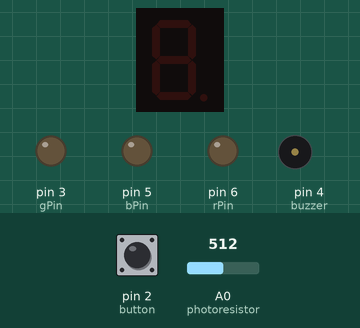
The sketch below on a simulated Arduino Uno, built with avr-gcc and run on an emulated ATmega328P. On the bench: 1-digit seven-segment display, output pins drawn as LEDs (lit = HIGH), buzzer (waves = sounding). Wiring (inferred from the names in the program): 1-digit 7-segment display, segments lit when HIGH: segments pin 11, pin 10, pin 7, pin 8, pin 9, pin 12, pin 13. Inputs (shaded band) come from the test bench; at power-on: pin 2 (button) LOW, A0 (photoresistor) = 512. Random numbers use the default seed unless the sketch sets one; the segment pins are drawn as the display they are named for; pins used as bus, display or sensor lines are not drawn.

Above: at 1.2 s.
1.3 s: pin 2 (button) pulled HIGH for 0.15 s
At 2.2 s:
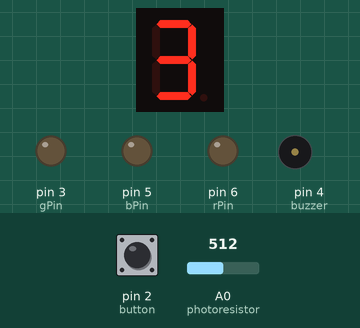
At 7.2 s:
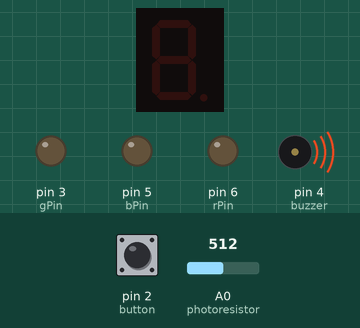
Timing chart, 0 to 13.4 s (numbered marks = the images above; inputs shaded):
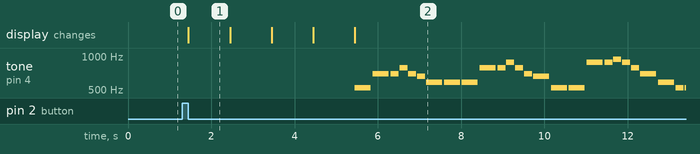

The sketch:

Lab02_22127034_CODE.ino
```cpp
#define NOTE_B0  31
#define NOTE_C1  33
#define NOTE_CS1 35
#define NOTE_D1  37
#define NOTE_DS1 39
#define NOTE_E1  41
#define NOTE_F1  44
#define NOTE_FS1 46
#define NOTE_G1  49
#define NOTE_GS1 52
#define NOTE_A1  55
#define NOTE_AS1 58
#define NOTE_B1  62
#define NOTE_C2  65
#define NOTE_CS2 69
#define NOTE_D2  73
#define NOTE_DS2 78
#define NOTE_E2  82
#define NOTE_F2  87
#define NOTE_FS2 93
#define NOTE_G2  98
#define NOTE_GS2 104
#define NOTE_A2  110
#define NOTE_AS2 117
#define NOTE_B2  123
#define NOTE_C3  131
#define NOTE_CS3 139
#define NOTE_D3  147
#define NOTE_DS3 156
#define NOTE_E3  165
#define NOTE_F3  175
#define NOTE_FS3 185
#define NOTE_G3  196
#define NOTE_GS3 208
#define NOTE_A3  220
#define NOTE_AS3 233
#define NOTE_B3  247
#define NOTE_C4  262
#define NOTE_CS4 277
#define NOTE_D4  294
#define NOTE_DS4 311
#define NOTE_E4  330
#define NOTE_F4  349
#define NOTE_FS4 370
#define NOTE_G4  392
#define NOTE_GS4 415
#define NOTE_A4  440
#define NOTE_AS4 466
#define NOTE_B4  494
#define NOTE_C5  523
#define NOTE_CS5 554
#define NOTE_D5  587
#define NOTE_DS5 622
#define NOTE_E5  659
#define NOTE_F5  698
#define NOTE_FS5 740
#define NOTE_G5  784
#define NOTE_GS5 831
#define NOTE_A5  880
#define NOTE_AS5 932
#define NOTE_B5  988
#define NOTE_C6  1047
#define NOTE_CS6 1109
#define NOTE_D6  1175
#define NOTE_DS6 1245
#define NOTE_E6  1319
#define NOTE_F6  1397
#define NOTE_FS6 1480
#define NOTE_G6  1568
#define NOTE_GS6 1661
#define NOTE_A6  1760
#define NOTE_AS6 1865
#define NOTE_B6  1976
#define NOTE_C7  2093
#define NOTE_CS7 2217
#define NOTE_D7  2349
#define NOTE_DS7 2489
#define NOTE_E7  2637
#define NOTE_F7  2794
#define NOTE_FS7 2960
#define NOTE_G7  3136
#define NOTE_GS7 3322
#define NOTE_A7  3520
#define NOTE_AS7 3729
#define NOTE_B7  3951
#define NOTE_C8  4186
#define NOTE_CS8 4435
#define NOTE_D8  4699
#define NOTE_DS8 4978
#define REST      0

int MerryChristmas[] = {
  NOTE_C5,4,
  NOTE_F5,4, NOTE_F5,8, NOTE_G5,8, NOTE_F5,8, NOTE_E5,8,
  NOTE_D5,4, NOTE_D5,4, NOTE_D5,4,
  NOTE_G5,4, NOTE_G5,8, NOTE_A5,8, NOTE_G5,8, NOTE_F5,8,
  NOTE_E5,4, NOTE_C5,4, NOTE_C5,4,
  NOTE_A5,4, NOTE_A5,8, NOTE_AS5,8, NOTE_A5,8, NOTE_G5,8,
  NOTE_F5,4, NOTE_D5,4, NOTE_C5,8, NOTE_C5,8,
  NOTE_D5,4, NOTE_G5,4, NOTE_E5,4,
  NOTE_F5,2, NOTE_C5,4,

  NOTE_F5,4, NOTE_F5,4, NOTE_F5,4,
  NOTE_E5,2, NOTE_E5,4,
  NOTE_F5,4, NOTE_E5,4, NOTE_D5,4,
  NOTE_C5,2, NOTE_A5,4,
  NOTE_AS5,4, NOTE_A5,4, NOTE_G5,4,
  NOTE_C6,4, NOTE_C5,4, NOTE_C5,8, NOTE_C5,8,
  NOTE_D5,4, NOTE_G5,4, NOTE_E5,4,
  NOTE_F5,2, NOTE_C5,4,
  NOTE_F5,4, NOTE_F5,8, NOTE_G5,8, NOTE_F5,8, NOTE_E5,8,
  NOTE_D5,4, NOTE_D5,4, NOTE_D5,4,

  NOTE_G5,4, NOTE_G5,8, NOTE_A5,8, NOTE_G5,8, NOTE_F5,8,
  NOTE_E5,4, NOTE_C5,4, NOTE_C5,4,
  NOTE_A5,4, NOTE_A5,8, NOTE_AS5,8, NOTE_A5,8, NOTE_G5,8,
  NOTE_F5,4, NOTE_D5,4, NOTE_C5,8, NOTE_C5,8,
  NOTE_D5,4, NOTE_G5,4, NOTE_E5,4,
  NOTE_F5,2,
};

int darkMelody[] = {
  REST,2, NOTE_D5,8, NOTE_B4,4, NOTE_D5,8,
  NOTE_CS5,4, NOTE_D5,8, NOTE_CS5,4, NOTE_A4,2,
  REST,8, NOTE_A4,8, NOTE_FS5,8, NOTE_E5,4, NOTE_D5,8,
  NOTE_CS5,4, NOTE_D5,8, NOTE_CS5,4, NOTE_A4,2,
  REST,4, NOTE_D5,8, NOTE_B4,4, NOTE_D5,8,
  NOTE_CS5,4, NOTE_D5,8, NOTE_CS5,4, NOTE_A4,2,

  REST,8, NOTE_B4,8, NOTE_B4,8, NOTE_G4,4, NOTE_B4,8,
  NOTE_A4,4, NOTE_B4,8, NOTE_A4,4, NOTE_D4,2,
  REST,4, NOTE_D5,8, NOTE_B4,4, NOTE_D5,8,
  NOTE_CS5,4, NOTE_D5,8, NOTE_CS5,4, NOTE_A4,2,
  REST,8, NOTE_A4,8, NOTE_FS5,8, NOTE_E5,4, NOTE_D5,8,
  NOTE_CS5,4, NOTE_D5,8, NOTE_CS5,4, NOTE_A4,2,

  REST,4, NOTE_D5,8, NOTE_B4,4, NOTE_D5,8,
  NOTE_CS5,4, NOTE_D5,8, NOTE_CS5,4, NOTE_A4,2,
  REST,8, NOTE_B4,8, NOTE_B4,8, NOTE_G4,4, NOTE_B4,8,
  NOTE_A4,4, NOTE_B4,8, NOTE_A4,4, NOTE_D4,8, NOTE_D4,8, NOTE_FS4,8,
  NOTE_E4,-1,
  REST,8, NOTE_D4,8, NOTE_E4,8, NOTE_FS4,-1,
};

int tempoLightSong = 140;
int tempoDarkSong = 140;
int wholenoteLightSong = (60000 * 4) / tempoLightSong;
int wholenoteDarkSong = (60000 * 4) / tempoDarkSong;

int notesLightSong = sizeof(MerryChristmas) / sizeof(MerryChristmas[0]) / 2;
int notesDarkSong = sizeof(darkMelody) / sizeof(darkMelody[0]) / 2;
int divider = 0, noteDuration = 0;

int buzzer = 4;
int button = 2;
int photoresistor = A0;
int rPin = 6;
int bPin = 5;
int gPin = 3;

unsigned const int G = 13;
unsigned const int F = 12;
unsigned const int A = 11;
unsigned const int B = 10;
unsigned const int E = 9;
unsigned const int D = 8;
unsigned const int C = 7;

int lastButtonState = 0;

void lightSong(){
  divider = 0;
  noteDuration = 0;
  for(int thisNote = 0; thisNote < notesLightSong * 2; thisNote = thisNote + 2){
    divider = MerryChristmas[thisNote + 1];
    if(divider > 0)
      noteDuration = (wholenoteLightSong) / divider;
    else if (divider < 0){
      noteDuration = (wholenoteLightSong) / abs(divider);
      noteDuration *= 1.5;
    }

    tone(buzzer, MerryChristmas[thisNote], noteDuration * 0.9);
    delay(noteDuration);
	noTone(buzzer);
  }
}

void darkSong(){
  divider = 0;
  noteDuration = 0;
  for(int thisNote = 0; thisNote < notesDarkSong * 2; thisNote = thisNote + 2){
    int randR = random(0, 255);
  	int randB = random(0, 255);
  	int randG = random(0, 255);

    analogWrite(rPin, randR);
    analogWrite(bPin, randB);
    analogWrite(gPin, randG);
    divider = darkMelody[thisNote + 1];
    if(divider > 0)
      noteDuration = (wholenoteDarkSong) / divider;
    else if (divider < 0){
      noteDuration = (wholenoteDarkSong) / abs(divider);
      noteDuration *= 1.5;
    }

    tone(buzzer, darkMelody[thisNote], noteDuration * 0.9);
    delay(noteDuration);
	noTone(buzzer);
  }

  	digitalWrite(rPin, LOW);
    digitalWrite(bPin, LOW);
    digitalWrite(gPin, LOW);
}

void setup()
{
	pinMode(button, INPUT);
  	pinMode(photoresistor, INPUT);
  	pinMode(rPin, OUTPUT);
  	pinMode(bPin, OUTPUT);
  	pinMode(gPin, OUTPUT);

  	for(int pin = 7; pin <= 13; pin++){
  		pinMode(pin, OUTPUT);
    }

  	turnOffAllLed();
	Serial.begin(9600);
}

void turnOffAllLed(){
  	digitalWrite(A, LOW);
    digitalWrite(B, LOW);
    digitalWrite(C, LOW);
    digitalWrite(D, LOW);
    digitalWrite(E, LOW);
    digitalWrite(F, LOW);
    digitalWrite(G, LOW);
}

void countDown(){
  	turnOffAllLed();
	digitalWrite(A, HIGH);
    digitalWrite(B, HIGH);
    digitalWrite(C, HIGH);
    digitalWrite(D, HIGH);
    digitalWrite(G, HIGH);
  	delay(1000);

  	turnOffAllLed();
	digitalWrite(A, HIGH);
    digitalWrite(B, HIGH);
    digitalWrite(D, HIGH);
    digitalWrite(E, HIGH);
    digitalWrite(G, HIGH);
  	delay(1000);

  	turnOffAllLed();
    digitalWrite(B, HIGH);
    digitalWrite(C, HIGH);
  	delay(1000);

  	turnOffAllLed();
	digitalWrite(A, HIGH);
    digitalWrite(B, HIGH);
    digitalWrite(C, HIGH);
    digitalWrite(D, HIGH);
    digitalWrite(E, HIGH);
    digitalWrite(F, HIGH);
  	delay(1000);

  	turnOffAllLed();
}

void loop()
{
	int buttonState = digitalRead(button);
	int photoresistorState = analogRead(photoresistor);
  	if(buttonState != lastButtonState){
  		lastButtonState = buttonState;
      	if(buttonState == LOW){
          countDown();
          if(photoresistorState >= 400)
	        	lightSong();
          else
          		darkSong();
        }
    }
}
```

Measured:
- after the input at 1.3 s, tone on pin 4 (buzzer): plays 523 Hz for 0.39 s, 698 Hz for 0.39 s, 698 Hz for 0.19 s, 784 Hz for 0.19 s, 698 Hz for 0.19 s, 659 Hz for 0.19 s … (26 notes in this stretch), starting after 4.2 s; the display: changes after 0.15 s (image 1)
- what the display in image 1 shows lasts 1.0 s, from 1.5 s to 2.5 s
